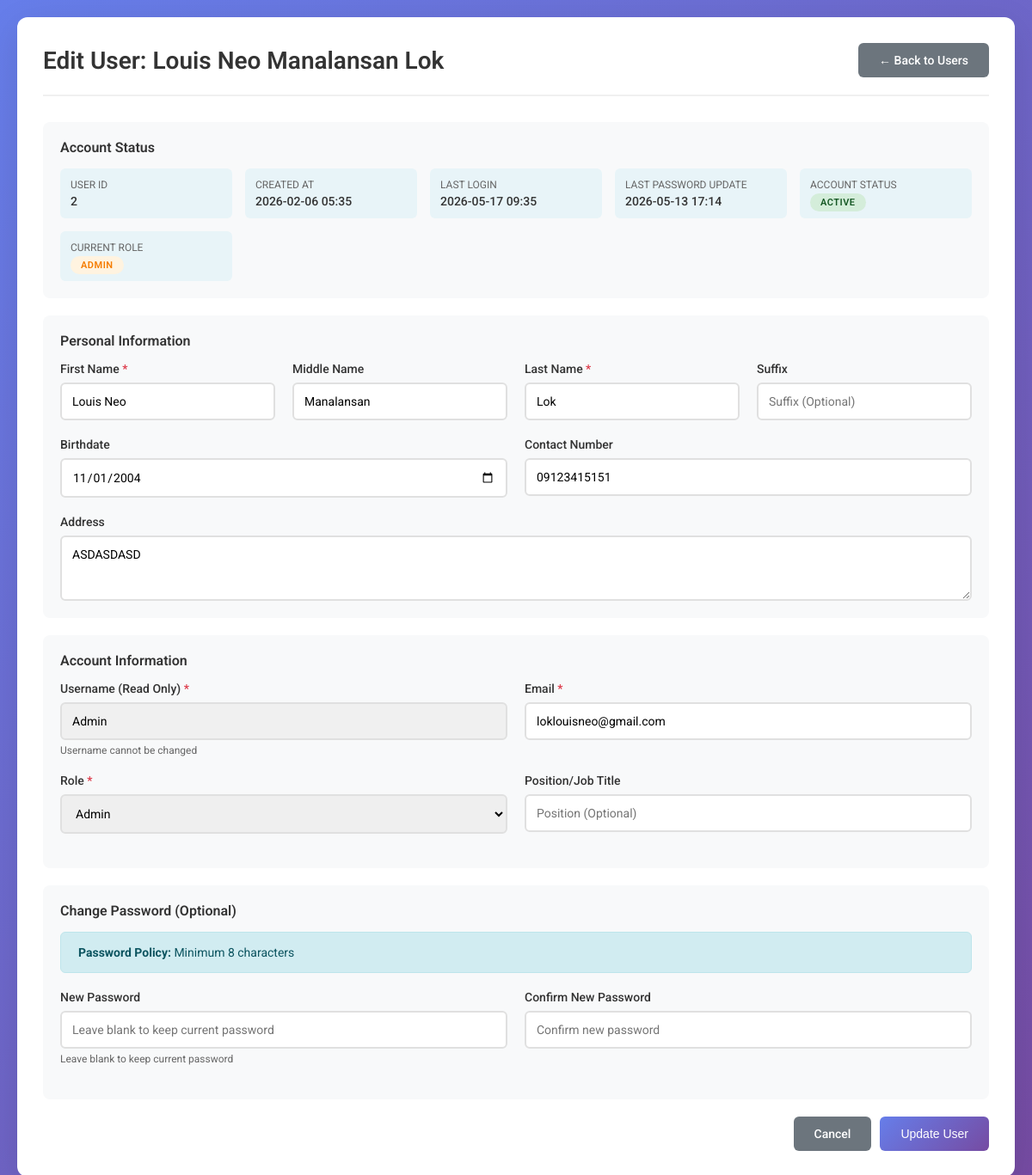
The page /editUser/2/ (signed in) on the database its author committed.
### user_management/models.py (models this page shows, shortened)
class Employee(models.Model):
    ROLE_CHOICES = [
        ('user', 'User'),
        ('admin', 'Admin'),
        ('global_admin', 'Global Admin'),
    ]
    first_name = models.CharField(max_length=25)
    middle_name = models.CharField(max_length=25, blank=True, null=True)
    last_name = models.CharField(max_length=25)
    suffix = models.CharField(max_length=5, blank=True, null=True)
    birthdate = models.DateField(blank=True, null=True)
    address = models.CharField(max_length=100, blank=True, null=True)
    contact_number = models.CharField(max_length=20, blank=True, null=True)
    email = models.EmailField(max_length=50, unique=True)
    username = models.CharField(max_length=20, unique=True)
    password = models.CharField(max_length=255)  # Increased for hashed passwords
    position = models.CharField(max_length=25, blank=True, null=True)
    role = models.CharField(max_length=20, choices=ROLE_CHOICES, default='user')
    last_login = models.DateTimeField(null=True, blank=True)
    last_password_update = models.DateTimeField(default=timezone.now)
    password_expiry_days = models.IntegerField(default=90)
    failed_login_attempts = models.IntegerField(default=0)
    account_locked = models.BooleanField(default=False)
    locked_until = models.DateTimeField(null=True, blank=True)
    is_active = models.BooleanField(default=True)
    created_at = models.DateTimeField(auto_now_add=True)
    updated_at = models.DateTimeField(auto_now=True)
    class Meta:
        ordering = ['-created_at']
        verbose_name = "Employee"
        verbose_name_plural = "Employees"
    def get_full_name(self):
        parts = [self.first_name]
        if self.middle_name:
            parts.append(self.middle_name)
        parts.append(self.last_name)
        if self.suffix:
            parts.append(self.suffix)
        return ' '.join(parts)
    def is_password_expired(self):
        if self.last_password_update and self.password_expiry_days > 0:
            expiry_date = self.last_password_update + timedelta(days=self.password_expiry_days)
            return timezone.now() > expiry_date
        return False
    def is_locked(self):
        return self.account_locked

class PasswordPolicy(models.Model):
    min_length = models.IntegerField(default=8)
    require_uppercase = models.BooleanField(default=True)
    require_lowercase = models.BooleanField(default=True)
    require_numbers = models.BooleanField(default=True)
    require_special_chars = models.BooleanField(default=True)
    password_expiry_days = models.IntegerField(default=90)
    max_failed_attempts = models.IntegerField(default=5)
    lockout_duration_minutes = models.IntegerField(default=30)
    prevent_reuse_count = models.IntegerField(default=5)
    created_at = models.DateTimeField(auto_now_add=True)
    updated_at = models.DateTimeField(auto_now=True)
    class Meta:
        verbose_name = "Password Policy"
        verbose_name_plural = "Password Policies"
    @classmethod
    def get_current_policy(cls):
        policy, created = cls.objects.get_or_create(id=1)
        return policy

### user_management/views.py (the view)
# urls.py: path('editUser/<int:user_id>/', views.editUser, name='editUser'),
@role_required(['admin', 'global_admin'])
def editUser(request, user_id):
    employee = get_object_or_404(Employee, id=user_id)
    policy = PasswordPolicy.get_current_policy()
    if request.method == 'POST':
        form = EmployeeEditForm(request.POST, instance=employee)
        if form.is_valid():
            new_password = form.cleaned_data.get('new_password')
            if new_password:
                password_errors = policy.validate_password(new_password)
                if password_errors:
                    for error in password_errors:
                        messages.error(request, error)
                    return render(request, 'editUser.html', {
                        'form': form,
                        'employee': employee,
                        'policy': policy
                    })
                if not PasswordHistory.can_use_password(employee, new_password):
                    messages.error(request, f'You cannot reuse your last {policy.prevent_reuse_count} passwords!')
                    return render(request, 'editUser.html', {
                        'form': form,
                        'employee': employee,
                        'policy': policy
                    })
                employee.set_password(new_password)
                PasswordHistory.objects.create(
                    employee=employee,
                    password_hash=employee.password
                )
            form.save()
            messages.success(request, f'User {employee.username} updated successfully!')
            return redirect('home')
        else:
            messages.error(request, 'Please correct the errors below.')
    else:
        form = EmployeeEditForm(instance=employee)
    return render(request, 'editUser.html', {
        'form': form,
        'employee': employee,
        'policy': policy
    })

### user_management/utils.py (called while the page is built)
def role_required(allowed_roles):
    def decorator(view_func):
        @wraps(view_func)
        def _wrapped(request, *args, **kwargs):
            emp_id = request.session.get('employee_id')
            emp_role = request.session.get('employee_role')
            if not emp_id:
                return redirect('login')
            if emp_role not in allowed_roles:
                messages.error(request, 'You do not have permission to access this page.')
                return redirect('user_dashboard')
            return view_func(request, *args, **kwargs)
        return _wrapped
    return decorator

### user_management/templates/editUser.html (shortened to what this page needs)
{% load static %}
<!DOCTYPE html>
<html lang="en">
<head>
</head>
<body>
    <div class="container">
        <div class="header">
            <h1>Edit User: {{ employee.get_full_name }}</h1>
            <a href="{% url 'home' %}" class="btn btn-secondary">← Back to Users</a>
        </div>
        <div class="card">
            <div class="card-header">Account Status</div>
            <div class="info-grid">
                <div class="info-item">
                    <div class="info-label">User ID</div>
                    <div class="info-value">{{ employee.id }}</div>
                </div>
                <div class="info-item">
                    <div class="info-label">Created At</div>
                    <div class="info-value">{{ employee.created_at|date:"Y-m-d H:i" }}</div>
                </div>
                <div class="info-item">
                    <div class="info-label">Last Login</div>
                    <div class="info-value">
                        {% if employee.last_login %}
                            {{ employee.last_login|date:"Y-m-d H:i" }}
                        {% else %}
                            Never
                        {% endif %}
                    </div>
                </div>
                <div class="info-item">
                    <div class="info-label">Last Password Update</div>
                    <div class="info-value">
                        {{ employee.last_password_update|date:"Y-m-d H:i" }}
                    </div>
                </div>
                <div class="info-item">
                    <div class="info-label">Account Status</div>
                    <div class="info-value">
                        {% if employee.is_locked %}
                            <span class="badge badge-locked">Locked</span>
                        {% else %}
                            <span class="badge badge-active">Active</span>
                        {% endif %}
                    </div>
                </div>
                <div class="info-item">
                    <div class="info-label">Current Role</div>
                    <div class="info-value">
                        <span class="badge badge-{{ employee.role }}">{{ employee.get_role_display }}</span>
                    </div>
                </div>
            </div>
        </div>
        <form method="POST">
            <div class="card">
                <div class="card-header">Personal Information</div>
                <div class="form-row">
                    <div class="form-group">
                        <label for="{{ form.first_name.id_for_label }}" class="required">First Name</label>
                        {{ form.first_name }}
                    </div>
                    <div class="form-group">
                        <label for="{{ form.middle_name.id_for_label }}">Middle Name</label>
                        {{ form.middle_name }}
                    </div>
                    <div class="form-group">
                        <label for="{{ form.last_name.id_for_label }}" class="required">Last Name</label>
                        {{ form.last_name }}
                    </div>
                    <div class="form-group">
                        <label for="{{ form.suffix.id_for_label }}">Suffix</label>
                        {{ form.suffix }}
                    </div>
                </div>
                <div class="form-row">
                    <div class="form-group">
                        <label for="{{ form.birthdate.id_for_label }}">Birthdate</label>
                        {{ form.birthdate }}
                    </div>
                    <div class="form-group">
                        <label for="{{ form.contact_number.id_for_label }}">Contact Number</label>
                        {{ form.contact_number }}
                    </div>
                </div>
                <div class="form-group">
                    <label for="{{ form.address.id_for_label }}">Address</label>
                    {{ form.address }}
                </div>
            </div>
            <div class="card">
                <div class="card-header">Account Information</div>
                <div class="form-row">
                    <div class="form-group">
                        <label class="required">Username (Read Only)</label>
                        <input type="text" value="{{ employee.username }}" readonly>
                        <small>Username cannot be changed</small>
                    </div>
                    <div class="form-group">
                        <label for="{{ form.email.id_for_label }}" class="required">Email</label>
                        {{ form.email }}
                    </div>
                </div>
                <div class="form-row">
                    <div class="form-group">
                        <label for="{{ form.role.id_for_label }}" class="required">Role</label>
                        {{ form.role }}
                    </div>
                    <div class="form-group">
                        <label for="{{ form.position.id_for_label }}">Position/Job Title</label>
                        {{ form.position }}
                    </div>
                </div>
            </div>
            <div class="card">
                <div class="card-header">Change Password (Optional)</div>
                <div class="alert alert-info">
                    <strong>Password Policy:</strong>
                    Minimum {{ policy.min_length }} characters
                </div>
                <div class="form-row">
                    <div class="form-group">
                        <label for="{{ form.new_password.id_for_label }}">New Password</label>
                        {{ form.new_password }}
                        <small>Leave blank to keep current password</small>
                    </div>
                    <div class="form-group">
                        <label for="{{ form.confirm_password.id_for_label }}">Confirm New Password</label>
                        {{ form.confirm_password }}
                    </div>
                </div>
            </div>
            <div class="actions">
                <a href="{% url 'home' %}" class="btn btn-secondary">Cancel</a>
                <button type="submit" class="btn btn-primary">Update User</button>
            </div>
        </form>
    </div>
</body>
</html>

### user_management/templates/editUser.html (style rules this page uses)
* { margin: 0; padding: 0; box-sizing: border-box; }
body { font-family: 'Roboto', sans-serif; background: linear-gradient(135deg, #667eea 0%, #764ba2 100%); min-height: 100vh; padding: 20px; }
.container { max-width: 1200px; margin: 0 auto; background: white; border-radius: 12px; box-shadow: 0 10px 40px rgba(0, 0, 0, 0.1); padding: 30px; }
.header { display: flex; justify-content: space-between; align-items: center; margin-bottom: 30px; padding-bottom: 20px; border-bottom: 2px solid #f0f0f0; }
h1 { color: #333; font-size: 28px; font-weight: 600; }
.card { background: #f8f9fa; border-radius: 8px; padding: 20px; margin-bottom: 20px; }
.card-header { font-size: 16px; font-weight: 600; margin-bottom: 15px; color: #333; }
.form-row { display: grid; grid-template-columns: repeat(auto-fit, minmax(200px, 1fr)); gap: 20px; margin-bottom: 20px; }
.form-group { display: flex; flex-direction: column; }
label { display: block; margin-bottom: 8px; color: #333; font-weight: 500; font-size: 14px; }
label.required::after { content: " *"; color: #dc3545; }
input[type="text"], input[type="email"], input[type="password"], input[type="date"], select, textarea { width: 100%; padding: 12px; border: 2px solid #e0e0e0; border-radius: 6px; font-size: 14px; transition: all 0.3s; font-family: inherit; }
input:read-only { background: #f0f0f0; cursor: not-allowed; }
.btn { padding: 12px 24px; border: none; border-radius: 6px; cursor: pointer; font-size: 14px; font-weight: 500; text-decoration: none; display: inline-block; transition: all 0.3s; }
.btn-primary { background: linear-gradient(135deg, #667eea 0%, #764ba2 100%); color: white; }
.btn-secondary { background: #6c757d; color: white; }
.actions { display: flex; gap: 10px; justify-content: flex-end; margin-top: 20px; }
.alert { padding: 15px 20px; border-radius: 6px; margin-bottom: 20px; font-size: 14px; }
.alert-info { background: #d1ecf1; color: #0c5460; border: 1px solid #bee5eb; }
.info-grid { display: grid; grid-template-columns: repeat(auto-fit, minmax(200px, 1fr)); gap: 15px; margin-top: 15px; }
.info-item { padding: 12px; background: #e8f4f8; border-radius: 6px; }
.info-label { font-size: 12px; color: #666; margin-bottom: 4px; text-transform: uppercase; }
.info-value { font-size: 14px; color: #333; font-weight: 500; }
.badge { padding: 4px 12px; border-radius: 12px; font-size: 11px; font-weight: 600; text-transform: uppercase; letter-spacing: 0.5px; }
.badge-admin { background: #fff3e0; color: #f57c00; }
.badge-active { background: #d4edda; color: #155724; }
small { color: #666; font-size: 12px; display: block; margin-top: 5px; }

### rows shown on the page
Employee: get_full_name "Louis Neo Manalansan Lok", id "2", created_at "2026-02-06 05:35", last_login "2026-05-17 09:35", last_password_update "2026-05-13 17:14", role "ADMIN", first_name "Louis Neo", middle_name "Manalansan", last_name "Lok", birthdate "11/01/2004", contact_number "09123415151", address "ASDASDASD", username "Admin", email "loklouisneo@gmail.com", role "Admin"
PasswordPolicy: min_length "8"
